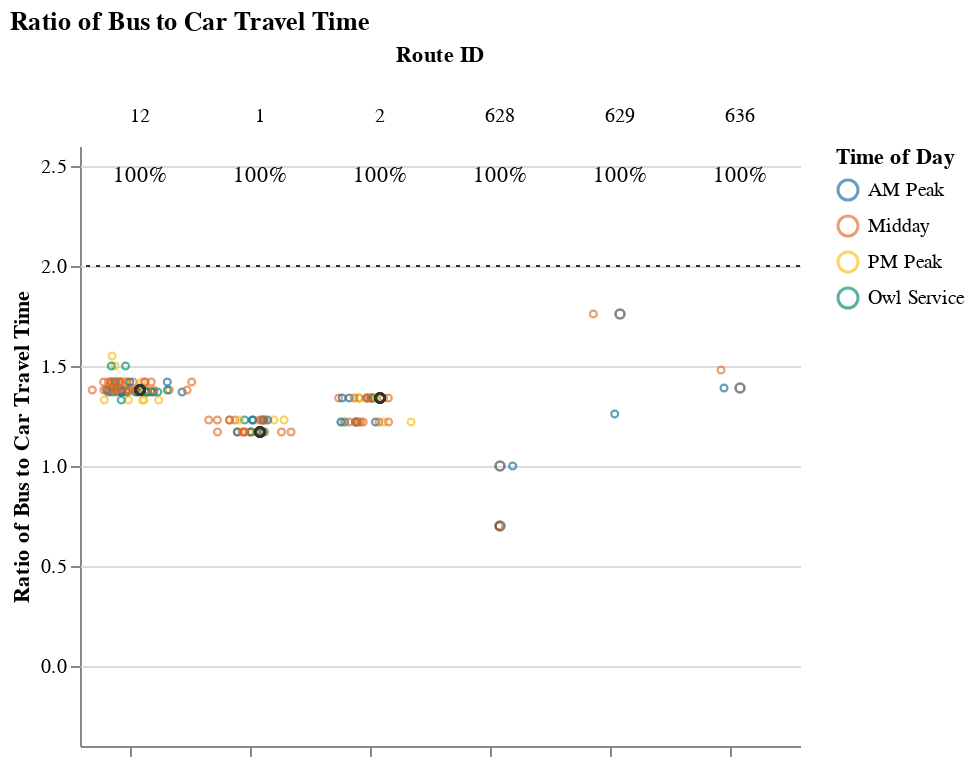
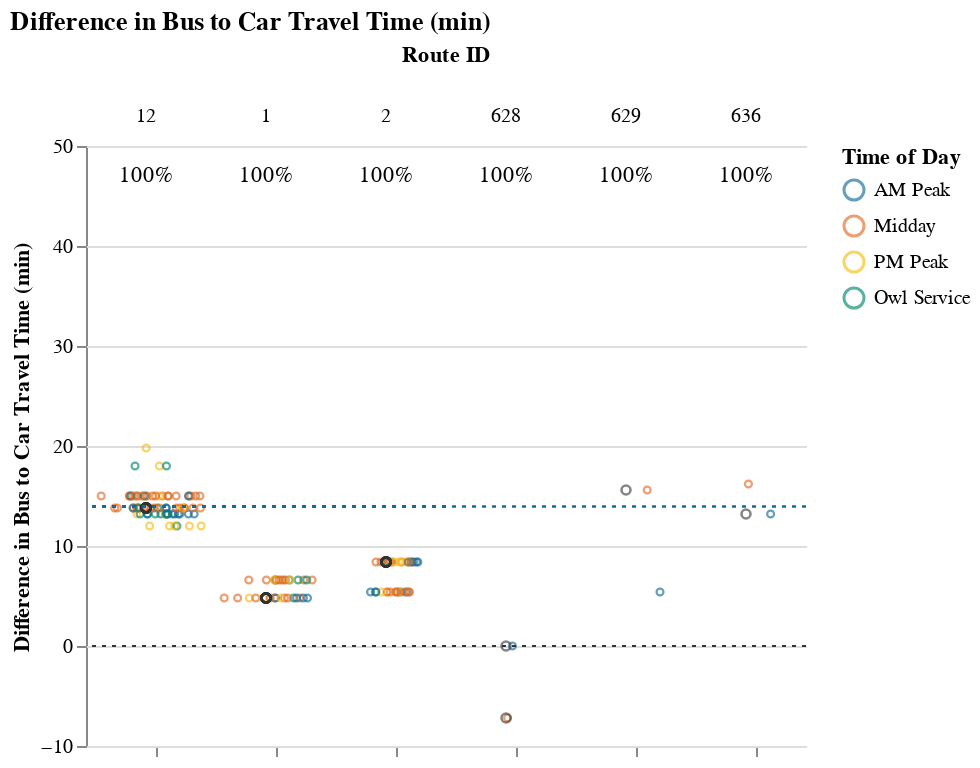

These figures' notebook cell, in order:
### Markdown cell above
## Viable Competitive Routes
### Short Routes (< 1 hr)

### Code cell
# Allow for possibility that operator doesn't have routes that fall into certain route_groups
# But, jupyterbook will not like markdown with f-string
# separate out route_group and put in each cell, and use try/except + if to display...
# but all 3 route groups must be displayed. just add sentence about why no routes were returned at the end
route_group = "short"
try:
    subset_routes, mult, diff  = setup_charts(df, PCT_COMPETITIVE_THRESHOLD, route_group)
    
    if len(subset_routes) > 0:
        display(
            Markdown(
                f"{CAPTIONS_DICT[route_group]}"
                "Within each route group, routes are sorted in descending order "
                "by % competitive trips and # trips below the additional time cut-off."
            )
        )

        display(mult)
        display(diff)
except:
    print("No routes meet this criteria.")

### Figure 1 — Vega-Lite specification as saved in the notebook (floating-point values rounded to 4 significant figures; data arrays with more than 128 entries replaced by an {"elided": "..."} marker saying what was removed)
{"config": {"view": {"continuousWidth": 400, "continuousHeight": 300, "stroke": null}, "facet": {"spacing": 0}}, "data": {"name": "data-41109ea77c81f24f2ef4b31916b724b6"}, "facet": {"column": {"field": "route_id", "sort": ["12", "1", "2", "628", "629", "636"], "title": "Route ID", "type": "nominal"}}, "spec": {"layer": [{"mark": {"type": "point", "opacity": 0.65, "size": 12, "strokeWidth": 1.1}, "encoding": {"color": {"field": "time_of_day", "scale": {"range": ["#136C97", "#E16B26", "#F6BF16", "#00896B", "#7790A3", "#5B559C"]}, "sort": ["AM Peak", "Midday", "PM Peak", "Owl Service"], "title": "Time of Day", "type": "nominal"}, "tooltip": [{"field": "route_id", "type": "nominal"}, {"field": "trip_id", "type": "nominal"}, {"field": "service_hours", "type": "quantitative"}, {"field": "car_duration_hours", "type": "quantitative"}, {"field": "bus_multiplier", "type": "quantitative"}, {"field": "bus_difference", "type": "quantitative"}, {"field": "num_trips", "type": "quantitative"}, {"field": "num_competitive", "type": "quantitative"}, {"field": "pct_trips_competitive", "type": "quantitative"}, {"field": "p25", "type": "quantitative"}, {"field": "p50", "type": "quantitative"}, {"field": "p75", "type": "quantitative"}], "x": {"axis": {"grid": false, "labels": false, "ticks": true, "values": [0]}, "field": "jitter", "scale": {}, "title": null, "type": "quantitative"}, "y": {"field": "bus_multiplier", "scale": {"domain": [-0.25, 2.5]}, "title": "Ratio of Bus to Car Travel Time", "type": "quantitative"}}, "selection": {"selector001": {"type": "interval", "bind": "scales", "encodings": ["x", "y"]}}, "transform": [{"calculate": "sqrt(-2*log(random()))*cos(2*PI*random())", "as": "jitter"}], "width": 60}, {"layer": [{"mark": {"type": "point", "opacity": 0.6, "size": 20, "strokeWidth": 1.3}, "encoding": {"color": {"value": "#323434"}, "y": {"field": "bus_multiplier", "type": "quantitative"}}, "transform": [{"filter": "(datum.p50_trip === 1)"}]}, {"mark": {"type": "rule", "strokeDash": [2, 3]}, "encoding": {"color": {"value": "#323434"}, "y": {"field": "cutoff", "type": "quantitative"}}}, {"mark": {"type": "text", "align": "center", "baseline": "middle"}, "encoding": {"color": {"value": "black"}, "text": {"field": "pct_trips_competitive", "format": ".0%", "type": "quantitative"}, "tooltip": [{"field": "route_id", "type": "nominal"}, {"field": "trip_id", "type": "nominal"}, {"field": "service_hours", "type": "quantitative"}, {"field": "car_duration_hours", "type": "quantitative"}, {"field": "bus_multiplier", "type": "quantitative"}, {"field": "bus_difference", "type": "quantitative"}, {"field": "num_trips", "type": "quantitative"}, {"field": "num_competitive", "type": "quantitative"}, {"field": "pct_trips_competitive", "type": "quantitative"}, {"field": "p25", "type": "quantitative"}, {"field": "p50", "type": "quantitative"}, {"field": "p75", "type": "quantitative"}], "x": {"value": 30}, "y": {"value": 15}}, "transform": [{"calculate": "sqrt(-2*log(random()))*cos(2*PI*random())", "as": "jitter"}, {"filter": "(datum.fastest_trip === 1)"}]}]}]}, "resolve": {"scale": {"y": "shared"}}, "title": "Ratio of Bus to Car Travel Time", "$schema": "https://vega.github.io/schema/vega-lite/v4.17.0.json", "datasets": {"data-41109ea77c81f24f2ef4b31916b724b6": {"elided": "147 records"}}}

### Figure 2 — Vega-Lite specification as saved in the notebook (floating-point values rounded to 4 significant figures; data arrays with more than 128 entries replaced by an {"elided": "..."} marker saying what was removed)
{"config": {"view": {"continuousWidth": 400, "continuousHeight": 300, "stroke": null}, "facet": {"spacing": 0}}, "data": {"name": "data-ded00460d470aabd3f1cb7738a15ada9"}, "facet": {"column": {"field": "route_id", "sort": ["12", "1", "2", "628", "629", "636"], "title": "Route ID", "type": "nominal"}}, "spec": {"layer": [{"mark": {"type": "point", "opacity": 0.65, "size": 12, "strokeWidth": 1.1}, "encoding": {"color": {"field": "time_of_day", "scale": {"range": ["#136C97", "#E16B26", "#F6BF16", "#00896B", "#7790A3", "#5B559C"]}, "sort": ["AM Peak", "Midday", "PM Peak", "Owl Service"], "title": "Time of Day", "type": "nominal"}, "tooltip": [{"field": "route_id", "type": "nominal"}, {"field": "trip_id", "type": "nominal"}, {"field": "service_hours", "type": "quantitative"}, {"field": "car_duration_hours", "type": "quantitative"}, {"field": "bus_multiplier", "type": "quantitative"}, {"field": "bus_difference", "type": "quantitative"}, {"field": "num_trips", "type": "quantitative"}, {"field": "num_competitive", "type": "quantitative"}, {"field": "pct_trips_competitive", "type": "quantitative"}, {"field": "p25", "type": "quantitative"}, {"field": "p50", "type": "quantitative"}, {"field": "p75", "type": "quantitative"}], "x": {"axis": {"grid": false, "labels": false, "ticks": true, "values": [0]}, "field": "jitter", "scale": {}, "title": null, "type": "quantitative"}, "y": {"field": "bus_difference", "scale": {"domain": [-7.2, 46.8]}, "title": "Difference in Bus to Car Travel Time (min)", "type": "quantitative"}}, "selection": {"selector002": {"type": "interval", "bind": "scales", "encodings": ["x", "y"]}}, "transform": [{"calculate": "sqrt(-2*log(random()))*cos(2*PI*random())", "as": "jitter"}], "width": 60}, {"layer": [{"mark": {"type": "point", "opacity": 0.6, "size": 20, "strokeWidth": 1.3}, "encoding": {"color": {"value": "#323434"}, "y": {"field": "bus_difference", "type": "quantitative"}}, "transform": [{"filter": "(datum.p50_trip === 1)"}]}, {"mark": {"type": "rule", "strokeDash": [2, 3]}, "encoding": {"color": {"value": "#323434"}, "y": {"field": "cutoff", "type": "quantitative"}}}, {"mark": {"type": "rule", "strokeDash": [2, 3]}, "encoding": {"color": {"value": "#136C97"}, "y": {"field": "cutoff2", "type": "quantitative"}}}, {"mark": {"type": "text", "align": "center", "baseline": "middle"}, "encoding": {"color": {"value": "black"}, "text": {"field": "pct_trips_competitive", "format": ".0%", "type": "quantitative"}, "tooltip": [{"field": "route_id", "type": "nominal"}, {"field": "trip_id", "type": "nominal"}, {"field": "service_hours", "type": "quantitative"}, {"field": "car_duration_hours", "type": "quantitative"}, {"field": "bus_multiplier", "type": "quantitative"}, {"field": "bus_difference", "type": "quantitative"}, {"field": "num_trips", "type": "quantitative"}, {"field": "num_competitive", "type": "quantitative"}, {"field": "pct_trips_competitive", "type": "quantitative"}, {"field": "p25", "type": "quantitative"}, {"field": "p50", "type": "quantitative"}, {"field": "p75", "type": "quantitative"}], "x": {"value": 30}, "y": {"value": 15}}, "transform": [{"calculate": "sqrt(-2*log(random()))*cos(2*PI*random())", "as": "jitter"}, {"filter": "(datum.fastest_trip === 1)"}]}]}]}, "resolve": {"scale": {"y": "shared"}}, "title": "Difference in Bus to Car Travel Time (min)", "$schema": "https://vega.github.io/schema/vega-lite/v4.17.0.json", "datasets": {"data-ded00460d470aabd3f1cb7738a15ada9": {"elided": "147 records"}}}
